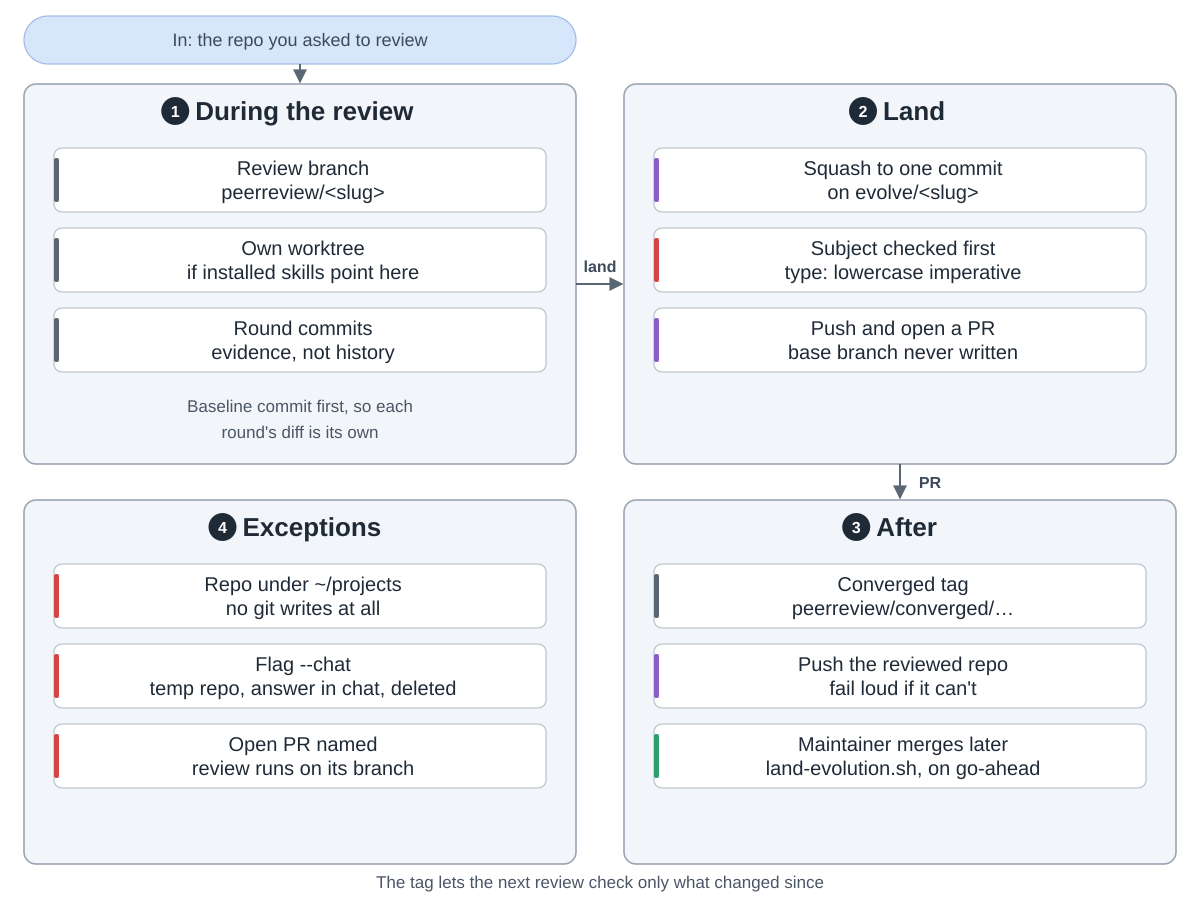

Reproduce this figure in Python.
"""Landing a review: a branch during the loop, one commit at the end.
Drawn from maximalfocus/peerreview-skills at commit 2f8d61e (scripts/delivery-branch.sh, scripts/review-anchor.sh,
scripts/chat-review-temp.sh, skills/peerreview/SKILL.md Step 3, Step 6, Path-scoped git policy).
Run: python3 deliver.py"""
import sys
from pathlib import Path

sys.path.insert(0, str(Path(__file__).resolve().parents[2] / "tools"))
from archdiagram import Diagram  # noqa: E402

d = Diagram("peerreview landing",
            "1 During the review: work happens on the branch peerreview/<slug>, in its own worktree when installed "
            "skills point into this repo, and round commits are evidence, not product history. "
            "2 Landing: the rounds are squashed into one commit on evolve/<slug>, which is pushed and opened as a "
            "pull request; the base branch is never written. "
            "3 After: the maintainer merges with land-evolution.sh only on an explicit go-ahead, a converged tag "
            "peerreview/converged/... marks the reviewed commit, and the reviewed repo is pushed, failing loudly "
            "if it can't be. "
            "4 Exceptions: repos under ~/projects get no git writes at all; the --chat flag uses a temporary repo, "
            "answers in chat and deletes it; when an open pull request is named, the review runs on its branch.")

L, R, W = 24, 624, 552
T1, H1 = 84, 380
T2, H2 = 500, 364
CW, CH, GAP = 492, 64, 16


def column(x, top, cards, gap=GAP):
    for i, (lbl, kind) in enumerate(cards):
        d.card(x + 30, top + 64 + i * (CH + gap), lbl, kind, w=CW, h=CH)


def notes(x, top, h, a, b):
    d.note(x + W / 2, top + h - 52, a)
    d.note(x + W / 2, top + h - 26, b)

d.pill(L, 16, W, 48, "In: the repo you asked to review")
d.arrow(f"M{L + W / 2} 64V{T1 - 2}")

d.group(L, T1, W, H1, "During the review", 1)
column(L, T1, [("Review branch|peerreview/<slug>", "data"),
               ("Own worktree|if installed skills point here", "data"),
               ("Round commits|evidence, not history", "data")])
notes(L, T1, H1, "Baseline commit first, so each", "round's diff is its own")

d.group(R, T1, W, H1, "Land", 2)
column(R, T1, [("Squash to one commit|on evolve/<slug>", "write"),
               ("Subject checked first|type: lowercase imperative", "review"),
               ("Push and open a PR|base branch never written", "write")])

d.group(R, T2, W, H2, "After", 3)
column(R, T2, [("Converged tag|peerreview/converged/…", "data"),
               ("Push the reviewed repo|fail loud if it can't", "write"),
               ("Maintainer merges later|land-evolution.sh, on go-ahead", "plan")])

d.group(L, T2, W, H2, "Exceptions", 4)
column(L, T2, [("Repo under ~/projects|no git writes at all", "review"),
               ("Flag --chat|temp repo, answer in chat, deleted", "review"),
               ("Open PR named|review runs on its branch", "review")])

d.arrow(f"M{L + W} {T1 + 200}H{R - 2}", label="land", at=(600, T1 + 188))
d.arrow(f"M{R + W / 2} {T1 + H1}V{T2 - 2}", label="PR", at=(R + W / 2 + 30, T1 + H1 + 24))

d.note(600, 888, "The tag lets the next review check only what changed since")

d.save(Path(__file__).with_name("deliver.svg"))
